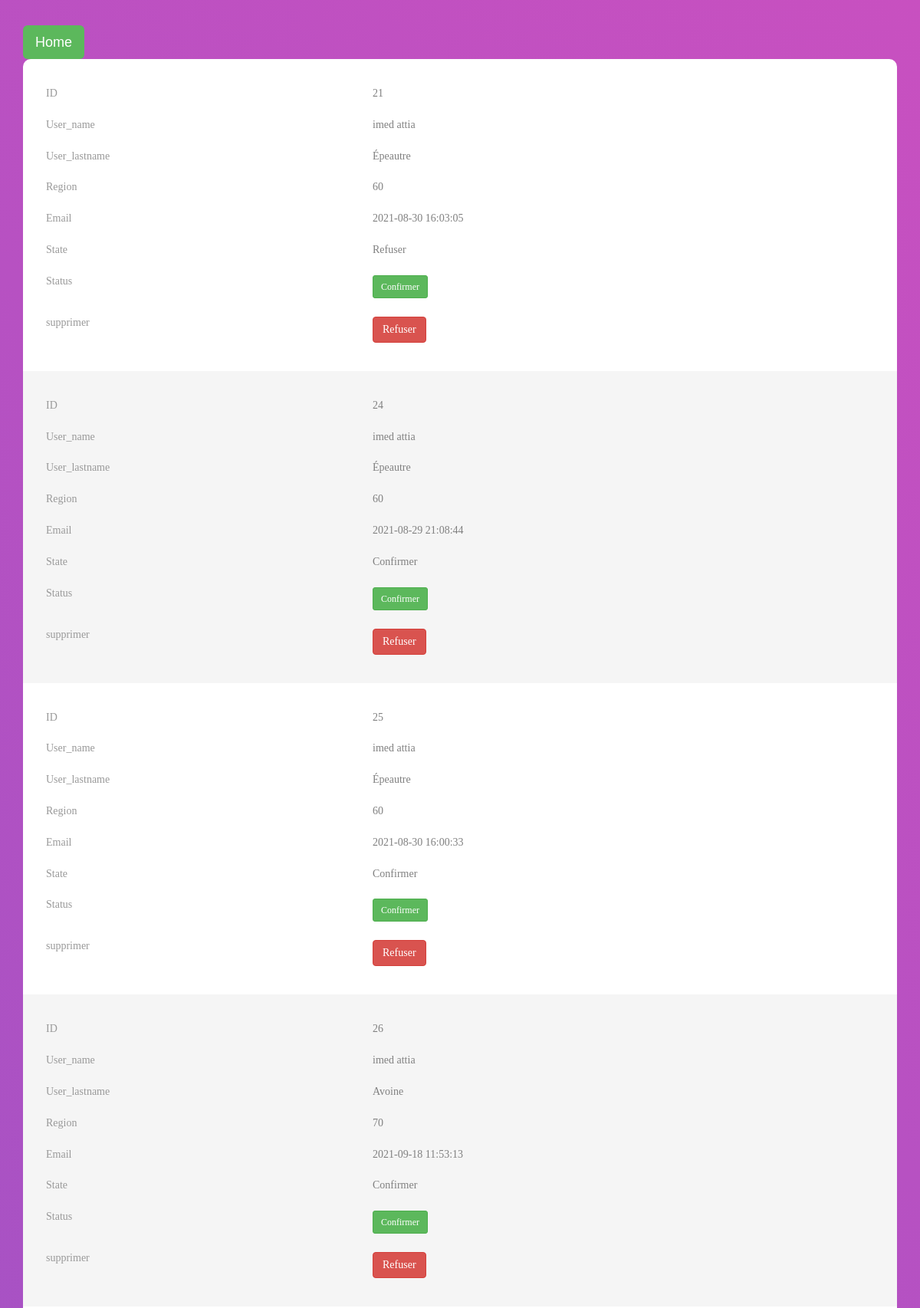
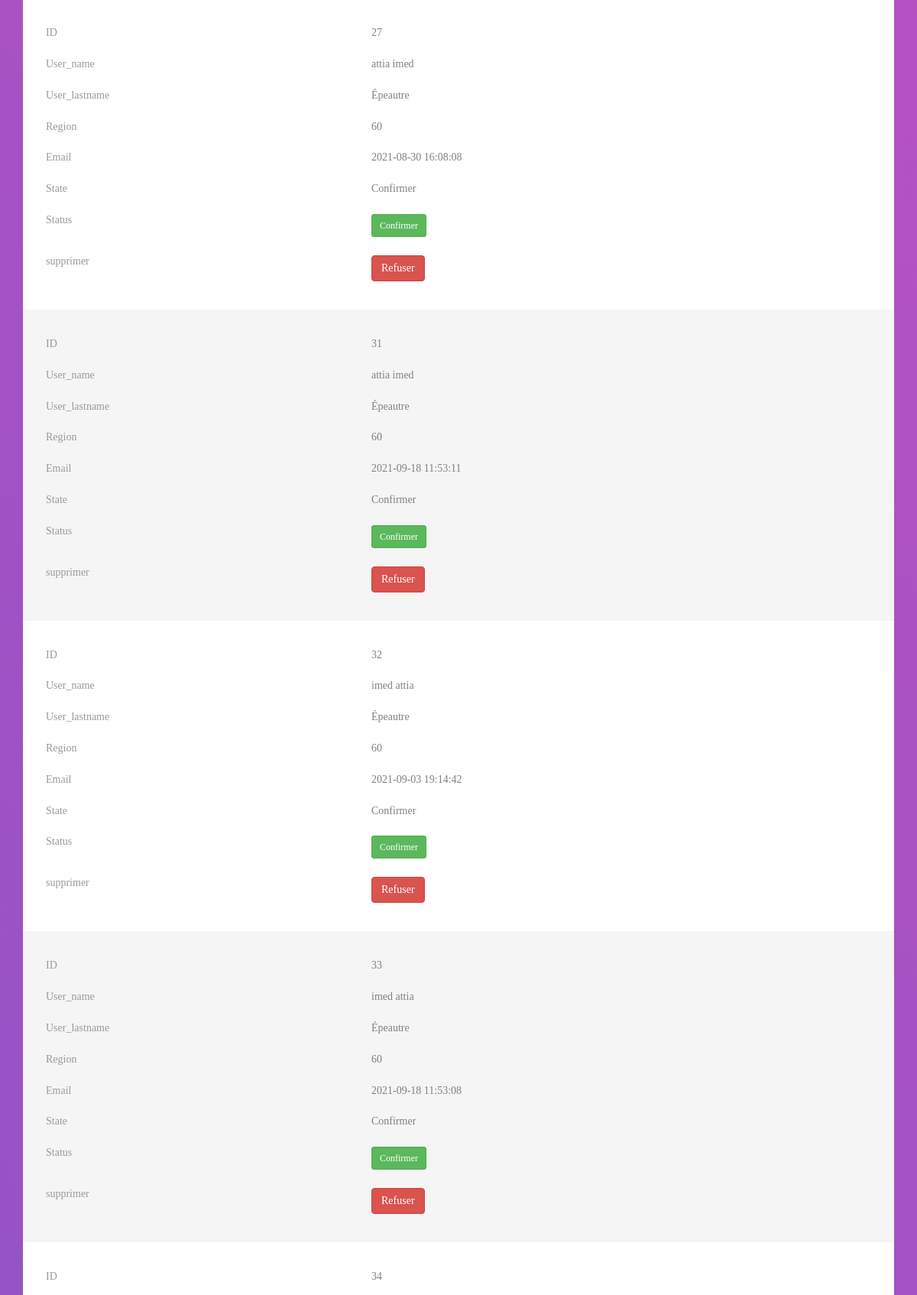
The page /admin/article/commande/valide_commande.php (upper part) on the database its author committed (2 pictures, top to bottom).
### tables this page shows
CREATE TABLE `commande` (
  `id` int(100) NOT NULL,
  `idUser` int(100) NOT NULL,
  `idArticle` int(11) NOT NULL,
  `Validate` int(3) NOT NULL,
  `date` timestamp NOT NULL DEFAULT current_timestamp() ON UPDATE current_timestamp()
);

CREATE TABLE `users` (
  `id` bigint(20) NOT NULL,
  `user_id` bigint(20) NOT NULL,
  `user_name` varchar(100) NOT NULL,
  `user_lastname` varchar(100) NOT NULL,
  `phone` varchar(100) NOT NULL,
  `email` varchar(100) NOT NULL,
  `password` varchar(100) NOT NULL,
  `adresse` varchar(100) NOT NULL,
  `region` varchar(100) NOT NULL,
  `date` timestamp NOT NULL DEFAULT current_timestamp() ON UPDATE current_timestamp(),
  `admin_user` varchar(5) NOT NULL
);

CREATE TABLE `article` (
  `id` int(11) NOT NULL,
  `name` varchar(50) NOT NULL,
  `code_article` varchar(100) NOT NULL,
  `libelle_article` varchar(100) NOT NULL,
  `prix_achat` int(50) NOT NULL,
  `prix_vente` int(50) NOT NULL,
  `stock` varchar(50) NOT NULL,
  `date` date NOT NULL
);

### admin/article/commande/valide_commande.php (the view, shortened to what this page needs)
<?php
	include("../../../programme/connection.php");
	$sql = "SELECT * FROM commande";
?>
<!DOCTYPE html>
<html lang="en">
<head>
	<link rel="stylesheet" href="https://maxcdn.bootstrapcdn.com/bootstrap/3.4.1/css/bootstrap.min.css">
	<link rel="stylesheet" type="text/css" href="../article.css">
</head>
<body>
	<div class="limiter">
		<div class="container-table100">
			<div class="wrap-table100">
				<div class="table100">
				<input type="button" class="btn btn-lg btn-success" onclick="location.href='../../../user/article/liste des produit/Product.php';" value="Home" />
					<table>
						<tbody>
							<?php
								$result = $con->query($sql);
								if ($result->num_rows > 0) {
									while($row = $result->fetch_assoc()) {
                                        $recordId = $row["id"];
                                        $sqls = "SELECT name,prix_achat FROM article WHERE id= '" .  $row['idArticle'] . "' ";
                                        $results = $con->query($sqls);
                                        while($rows = $results->fetch_assoc()) {
                                            $prix = $rows["prix_achat"];
                                            $nameart = $rows["name"];
                                        }
                                        $sqlu = "SELECT * FROM users WHERE id= '" .  $row['idUser'] . "' ";
                                        $resultu = $con->query($sqlu);
                                        while($rowu = $resultu->fetch_assoc()) {
                                            $nameu = $rowu["user_name"]  . "  " .$rowu["user_lastname"] ;
                                        }
										if($row['Validate']== '0'){
											$valid = 'Refuser';
										}else if($row['Validate']== '1'){
											$valid = 'Confirmer';
										}else if($row['Validate']== '2'){
											$valid = 'en attente';
										}
										echo '<tr><td class="column1" id="id"> ' . $row["id"] . "</td>";
										echo '<td class="column2" > ' . $nameu . "</td>";
										echo '<td class="column3"> ' . $nameart . "</td>";
										echo '<td class="column7" > ' . $prix . "</td>";
										echo '<td class="column7" > ' . $row["date"] . "</td>";
										echo '<td class="column7" > ' . $valid . "</td>";
										echo   "<td  ><a href='valide.php?recordId=" . $recordId . "' class='btn btn-success btn-sm' >Confirmer</a> </td>";
										echo   "<td  ><a href='non_valide.php?recordId=" . $recordId . "' class='btn btn-danger'>Refuser</a>";
									}
								}
								else
								{
								echo "0 results";
								}
							?>
						</tbody>
					</table>
				</div>
			</div>
		</div>
	</div>
</body>
</html>

### admin/article/article.css (style rules this page uses)
* { margin: 0px; padding: 0px; box-sizing: border-box; }
body, html { height: 100%; font-family: sans-serif; }
a { margin: 0px; transition: all 0.4s; -webkit-transition: all 0.4s; -o-transition: all 0.4s; -moz-transition: all 0.4s; }
input { display: block; outline: none; border: none !important; }
.limiter { width: 100%; margin: 0 auto; }
.container-table100 { width: 100%; min-height: 100vh; background: blue; background: -webkit-linear-gradient(45deg, #4158d0, #c850c0); background: -o-linear-gradient(45deg, #4158d0, #c850c0); background: -moz-linear-gradient(45deg, #4158d0, #c850c0); background: linear-gradient(45deg, #4158d0, #c850c0); display: -webkit-box; display: -webkit-flex; display: -moz-box; display: -ms-flexbox; display: flex; align-items: center; justify-content: center; flex-wrap: wrap; padding: 33px 30px; }
.wrap-table100 { width: 1170px; }
table { border-spacing: 1; border-collapse: collapse; background: white; border-radius: 10px; overflow: hidden; width: 100%; margin: 0 auto; position: relative; }
table * { position: relative; }
table td, table th { padding-left: 8px; }
table tbody tr { height: 50px; }
table td, table th { text-align: left; }
tbody tr:nth-child(even) { background-color: #f5f5f5; }
tbody tr { font-family: OpenSans-Regular; font-size: 15px; color: #808080; line-height: 1.2; font-weight: unset; }
.column1 { width: 100px; padding-left: 40px; }
.column2 { width: 160px; }
.column3 { width: 160px; }
.column7 { width: 160px; text-align: left; padding-right: 62px; }
@media screen and (max-width: 1200px) { table { display: block; } }
@media screen and (max-width: 1200px) { table > *, table tr, table td, table th { display: block; } }
@media screen and (max-width: 1200px) { table tbody tr { height: auto; padding: 37px 0; } }
@media screen and (max-width: 1200px) { table tbody tr td { padding-left: 40% !important; margin-bottom: 24px; } }
@media screen and (max-width: 1200px) { table tbody tr td:last-child { margin-bottom: 0; } }
@media screen and (max-width: 1200px) { table tbody tr td:before { font-family: OpenSans-Regular; font-size: 14px; color: #999999; line-height: 1.2; font-weight: unset; position: absolute; width: 40%; left: 30px; top: 0; } }
@media screen and (max-width: 1200px) { table tbody tr td:nth-child(1):before { content: "ID"; } }
@media screen and (max-width: 1200px) { table tbody tr td:nth-child(2):before { content: "User_name"; } }
@media screen and (max-width: 1200px) { table tbody tr td:nth-child(3):before { content: "User_lastname"; } }
@media screen and (max-width: 1200px) { table tbody tr td:nth-child(4):before { content: "Region"; } }
@media screen and (max-width: 1200px) { table tbody tr td:nth-child(5):before { content: "Email"; } }
@media screen and (max-width: 1200px) { table tbody tr td:nth-child(6):before { content: "State"; } }
@media screen and (max-width: 1200px) { table tbody tr td:nth-child(7):before { content: "Status"; } }
@media screen and (max-width: 1200px) { table tbody tr td:nth-child(8):before { content: "supprimer"; } }
@media screen and (max-width: 1200px) { .column4, .column5, .column6, .column7 { text-align: left; } }
@media screen and (max-width: 1200px) { .column4, .column5, .column6, .column1, .column2, .column3, .column7,.column8,.column9 { width: 100%; } }
@media screen and (max-width: 1200px) { tbody tr { font-size: 14px; } }

### rows shown on the page
commande: id "21", idUser.user_lastname "imed attia", idArticle.name "Épeautre", idArticle.prix_achat "60", date "2021-08-30 16:03:05", Validate "Refuser"
commande: id "24", idUser.user_lastname "imed attia", idArticle.name "Épeautre", idArticle.prix_achat "60", date "2021-08-29 21:08:44", Validate "Confirmer"
commande: id "25", idUser.user_lastname "imed attia", idArticle.name "Épeautre", idArticle.prix_achat "60", date "2021-08-30 16:00:33", Validate "Confirmer"
commande: id "26", idUser.user_lastname "imed attia", idArticle.name "Avoine", idArticle.prix_achat "70", date "2021-09-18 11:53:13", Validate "Confirmer"
commande: id "27", idUser.user_lastname "attia imed", idArticle.name "Épeautre", idArticle.prix_achat "60", date "2021-08-30 16:08:08", Validate "Confirmer"
commande: id "31", idUser.user_lastname "attia imed", idArticle.name "Épeautre", idArticle.prix_achat "60", date "2021-09-18 11:53:11", Validate "Confirmer"
commande: id "32", idUser.user_lastname "imed attia", idArticle.name "Épeautre", idArticle.prix_achat "60", date "2021-09-03 19:14:42", Validate "Confirmer"
commande: id "33", idUser.user_lastname "imed attia", idArticle.name "Épeautre", idArticle.prix_achat "60", date "2021-09-18 11:53:08", Validate "Confirmer"
commande: id "34"
